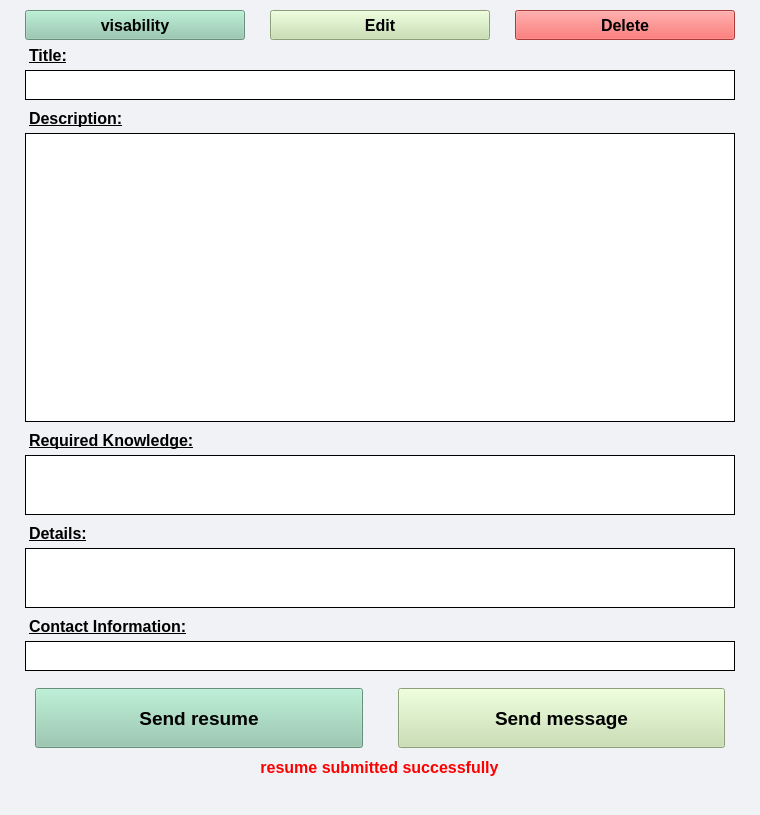
<?xml version="1.0" encoding="UTF-8"?>
<ui version="4.0">
 <class>MainWindow</class>
 <widget class="QMainWindow" name="MainWindow">
  <property name="geometry">
   <rect>
    <x>0</x>
    <y>0</y>
    <width>760</width>
    <height>815</height>
   </rect>
  </property>
  <property name="minimumSize">
   <size>
    <width>760</width>
    <height>815</height>
   </size>
  </property>
  <property name="maximumSize">
   <size>
    <width>1000</width>
    <height>975</height>
   </size>
  </property>
  <property name="windowTitle">
   <string>MainWindow</string>
  </property>
  <property name="styleSheet">
   <string notr="true">background-color:#F0F2F5;</string>
  </property>
  <widget class="QWidget" name="centralwidget">
   <layout class="QVBoxLayout" name="verticalLayout">
    <property name="spacing">
     <number>5</number>
    </property>
    <property name="leftMargin">
     <number>25</number>
    </property>
    <property name="topMargin">
     <number>10</number>
    </property>
    <property name="rightMargin">
     <number>25</number>
    </property>
    <property name="bottomMargin">
     <number>10</number>
    </property>
    <item>
     <layout class="QHBoxLayout" name="horizontalLayout">
      <property name="spacing">
       <number>25</number>
      </property>
      <item>
       <widget class="QPushButton" name="visability_ad_button">
        <property name="minimumSize">
         <size>
          <width>200</width>
          <height>30</height>
         </size>
        </property>
        <property name="maximumSize">
         <size>
          <width>250</width>
          <height>30</height>
         </size>
        </property>
        <property name="font">
         <font>
          <pointsize>12</pointsize>
          <weight>75</weight>
          <bold>true</bold>
         </font>
        </property>
        <property name="cursor">
         <cursorShape>PointingHandCursor</cursorShape>
        </property>
        <property name="styleSheet">
         <string notr="true">background-color:#90C8AC;</string>
        </property>
        <property name="text">
         <string>visability</string>
        </property>
       </widget>
      </item>
      <item>
       <widget class="QPushButton" name="edit_ad_button">
        <property name="minimumSize">
         <size>
          <width>200</width>
          <height>30</height>
         </size>
        </property>
        <property name="maximumSize">
         <size>
          <width>250</width>
          <height>30</height>
         </size>
        </property>
        <property name="font">
         <font>
          <pointsize>12</pointsize>
          <weight>75</weight>
          <bold>true</bold>
         </font>
        </property>
        <property name="cursor">
         <cursorShape>PointingHandCursor</cursorShape>
        </property>
        <property name="styleSheet">
         <string notr="true">background-color:#C4DFAA;</string>
        </property>
        <property name="text">
         <string>Edit</string>
        </property>
       </widget>
      </item>
      <item>
       <widget class="QPushButton" name="delete_ad_button">
        <property name="minimumSize">
         <size>
          <width>200</width>
          <height>30</height>
         </size>
        </property>
        <property name="maximumSize">
         <size>
          <width>250</width>
          <height>30</height>
         </size>
        </property>
        <property name="font">
         <font>
          <pointsize>12</pointsize>
          <weight>75</weight>
          <bold>true</bold>
         </font>
        </property>
        <property name="cursor">
         <cursorShape>PointingHandCursor</cursorShape>
        </property>
        <property name="styleSheet">
         <string notr="true">background-color:#EF5350;</string>
        </property>
        <property name="text">
         <string>Delete</string>
        </property>
       </widget>
      </item>
     </layout>
    </item>
    <item>
     <widget class="QLabel" name="label_3">
      <property name="font">
       <font>
        <pointsize>12</pointsize>
        <weight>75</weight>
        <bold>true</bold>
        <underline>true</underline>
       </font>
      </property>
      <property name="styleSheet">
       <string notr="true">margin-top:1px;</string>
      </property>
      <property name="text">
       <string>Title:</string>
      </property>
     </widget>
    </item>
    <item>
     <widget class="QTextBrowser" name="title_textBox">
      <property name="maximumSize">
       <size>
        <width>16777215</width>
        <height>30</height>
       </size>
      </property>
      <property name="font">
       <font>
        <pointsize>10</pointsize>
       </font>
      </property>
      <property name="styleSheet">
       <string notr="true">background-color:white;
border: 1px solid black;</string>
      </property>
      <property name="readOnly">
       <bool>true</bool>
      </property>
     </widget>
    </item>
    <item>
     <widget class="QLabel" name="label_2">
      <property name="font">
       <font>
        <pointsize>12</pointsize>
        <weight>75</weight>
        <bold>true</bold>
        <underline>true</underline>
       </font>
      </property>
      <property name="styleSheet">
       <string notr="true">margin-top:4px;</string>
      </property>
      <property name="text">
       <string>Description:</string>
      </property>
     </widget>
    </item>
    <item>
     <widget class="QTextBrowser" name="description_textBox">
      <property name="minimumSize">
       <size>
        <width>0</width>
        <height>225</height>
       </size>
      </property>
      <property name="maximumSize">
       <size>
        <width>16777215</width>
        <height>500</height>
       </size>
      </property>
      <property name="font">
       <font>
        <pointsize>10</pointsize>
        <weight>50</weight>
        <bold>false</bold>
       </font>
      </property>
      <property name="styleSheet">
       <string notr="true">background-color:white;
border: 1px solid black;</string>
      </property>
      <property name="html">
       <string>&lt;!DOCTYPE HTML PUBLIC &quot;-//W3C//DTD HTML 4.0//EN&quot; &quot;http://www.w3.org/TR/REC-html40/strict.dtd&quot;&gt;
&lt;html&gt;&lt;head&gt;&lt;meta name=&quot;qrichtext&quot; content=&quot;1&quot; /&gt;&lt;style type=&quot;text/css&quot;&gt;
p, li { white-space: pre-wrap; }
&lt;/style&gt;&lt;/head&gt;&lt;body style=&quot; font-family:'MS Shell Dlg 2'; font-size:10pt; font-weight:400; font-style:normal;&quot;&gt;
&lt;p style=&quot;-qt-paragraph-type:empty; margin-top:0px; margin-bottom:0px; margin-left:0px; margin-right:0px; -qt-block-indent:0; text-indent:0px; font-size:9pt; font-weight:600;&quot;&gt;&lt;br /&gt;&lt;/p&gt;&lt;/body&gt;&lt;/html&gt;</string>
      </property>
     </widget>
    </item>
    <item>
     <widget class="QLabel" name="label_4">
      <property name="font">
       <font>
        <pointsize>12</pointsize>
        <weight>75</weight>
        <bold>true</bold>
        <underline>true</underline>
       </font>
      </property>
      <property name="styleSheet">
       <string notr="true">margin-top:4px;</string>
      </property>
      <property name="text">
       <string>Required Knowledge:</string>
      </property>
     </widget>
    </item>
    <item>
     <widget class="QTextBrowser" name="knowledge_textBox">
      <property name="maximumSize">
       <size>
        <width>16777215</width>
        <height>60</height>
       </size>
      </property>
      <property name="font">
       <font>
        <pointsize>10</pointsize>
        <weight>50</weight>
        <bold>false</bold>
       </font>
      </property>
      <property name="styleSheet">
       <string notr="true">background-color:white;
border: 1px solid black;</string>
      </property>
     </widget>
    </item>
    <item>
     <widget class="QLabel" name="label_5">
      <property name="font">
       <font>
        <pointsize>12</pointsize>
        <weight>75</weight>
        <bold>true</bold>
        <underline>true</underline>
       </font>
      </property>
      <property name="styleSheet">
       <string notr="true">margin-top:4px;
</string>
      </property>
      <property name="text">
       <string>Details:</string>
      </property>
     </widget>
    </item>
    <item>
     <widget class="QTextBrowser" name="details_textBox">
      <property name="maximumSize">
       <size>
        <width>16777215</width>
        <height>60</height>
       </size>
      </property>
      <property name="font">
       <font>
        <pointsize>10</pointsize>
        <weight>50</weight>
        <bold>false</bold>
       </font>
      </property>
      <property name="styleSheet">
       <string notr="true">background-color:white;
border: 1px solid black;</string>
      </property>
     </widget>
    </item>
    <item>
     <widget class="QLabel" name="label_6">
      <property name="font">
       <font>
        <pointsize>12</pointsize>
        <weight>75</weight>
        <bold>true</bold>
        <underline>true</underline>
       </font>
      </property>
      <property name="styleSheet">
       <string notr="true">margin-top:4px;</string>
      </property>
      <property name="text">
       <string>Contact Information:</string>
      </property>
     </widget>
    </item>
    <item>
     <widget class="QTextBrowser" name="contact_info_textBox">
      <property name="maximumSize">
       <size>
        <width>16777215</width>
        <height>30</height>
       </size>
      </property>
      <property name="font">
       <font>
        <pointsize>10</pointsize>
        <weight>50</weight>
        <bold>false</bold>
       </font>
      </property>
      <property name="styleSheet">
       <string notr="true">background-color:white;
border: 1px solid black;</string>
      </property>
     </widget>
    </item>
    <item>
     <layout class="QHBoxLayout" name="horizontalLayout_4">
      <property name="spacing">
       <number>35</number>
      </property>
      <property name="leftMargin">
       <number>10</number>
      </property>
      <property name="topMargin">
       <number>12</number>
      </property>
      <property name="rightMargin">
       <number>10</number>
      </property>
      <item>
       <widget class="QPushButton" name="send_resume_button">
        <property name="minimumSize">
         <size>
          <width>200</width>
          <height>60</height>
         </size>
        </property>
        <property name="maximumSize">
         <size>
          <width>350</width>
          <height>60</height>
         </size>
        </property>
        <property name="font">
         <font>
          <pointsize>14</pointsize>
          <weight>75</weight>
          <bold>true</bold>
         </font>
        </property>
        <property name="cursor">
         <cursorShape>PointingHandCursor</cursorShape>
        </property>
        <property name="styleSheet">
         <string notr="true">background-color:#90C8AC;</string>
        </property>
        <property name="text">
         <string>Send resume</string>
        </property>
       </widget>
      </item>
      <item>
       <widget class="QPushButton" name="send_message_button">
        <property name="minimumSize">
         <size>
          <width>200</width>
          <height>60</height>
         </size>
        </property>
        <property name="maximumSize">
         <size>
          <width>350</width>
          <height>60</height>
         </size>
        </property>
        <property name="font">
         <font>
          <pointsize>14</pointsize>
          <weight>75</weight>
          <bold>true</bold>
         </font>
        </property>
        <property name="cursor">
         <cursorShape>PointingHandCursor</cursorShape>
        </property>
        <property name="styleSheet">
         <string notr="true">background-color:#C4DFAA;</string>
        </property>
        <property name="text">
         <string>Send message</string>
        </property>
       </widget>
      </item>
     </layout>
    </item>
    <item alignment="Qt::AlignHCenter|Qt::AlignVCenter">
     <widget class="QLabel" name="error_success_message">
      <property name="minimumSize">
       <size>
        <width>0</width>
        <height>30</height>
       </size>
      </property>
      <property name="maximumSize">
       <size>
        <width>16777215</width>
        <height>30</height>
       </size>
      </property>
      <property name="font">
       <font>
        <pointsize>12</pointsize>
        <weight>75</weight>
        <bold>true</bold>
       </font>
      </property>
      <property name="styleSheet">
       <string notr="true">color:red;</string>
      </property>
      <property name="text">
       <string>&lt;html&gt;&lt;head/&gt;&lt;body&gt;&lt;p align=&quot;center&quot;&gt;resume submitted successfully&lt;/p&gt;&lt;/body&gt;&lt;/html&gt;</string>
      </property>
     </widget>
    </item>
   </layout>
  </widget>
  <widget class="QMenuBar" name="menubar">
   <property name="geometry">
    <rect>
     <x>0</x>
     <y>0</y>
     <width>760</width>
     <height>21</height>
    </rect>
   </property>
  </widget>
  <widget class="QStatusBar" name="statusbar"/>
 </widget>
 <resources/>
 <connections/>
</ui>
